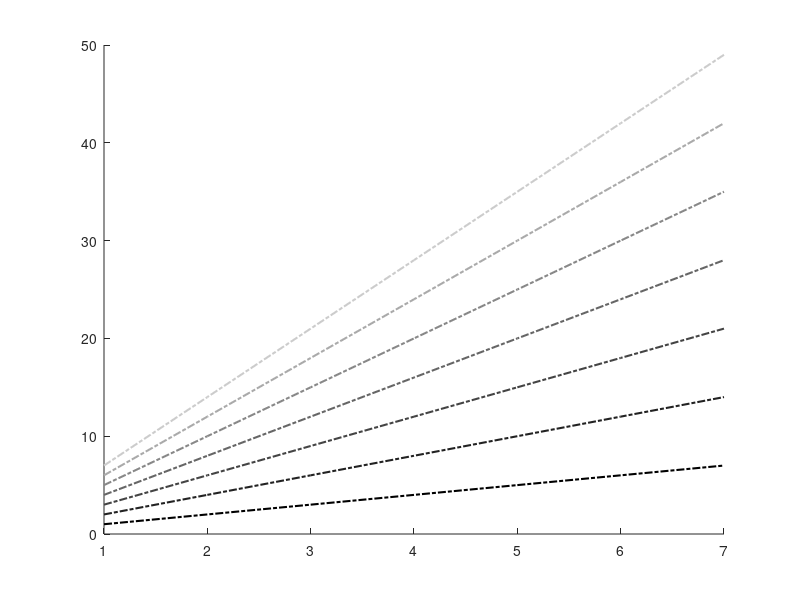

Reproduce this figure in MATLAB. (Note: this script raises an error after producing the figure.)
clc; close all; clear;

for idx = 1:7
greylevels = linspace(0,0.8,7); % for plotting

shade = [greylevels(idx) greylevels(idx) greylevels(idx)];

figure(1)
hold on
plot(1:7,idx*(1:7),'Color',shade,'LineStyle','-.','LineWidth',1.5)
end

figure(1)
ax = gca;
ax.FontSize = 14;
ax.FontName = 'Times New Roman';
legend('1','','','','','','7', 'FontName','Times New Roman', 'FontSize',18)
